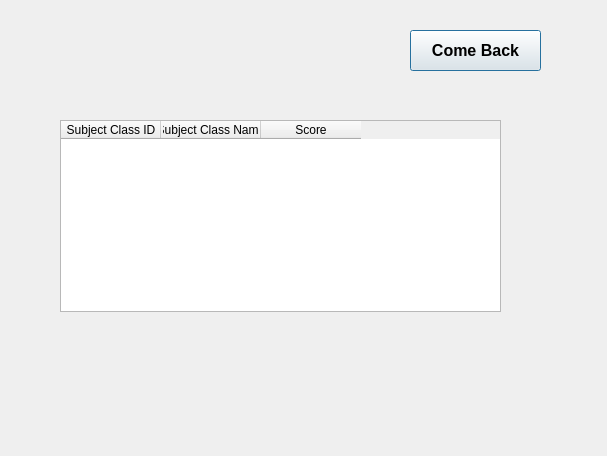
<?xml version="1.0" encoding="UTF-8"?>
<ui version="4.0">
 <class>Dialog</class>
 <widget class="QDialog" name="Dialog">
  <property name="geometry">
   <rect>
    <x>0</x>
    <y>0</y>
    <width>607</width>
    <height>456</height>
   </rect>
  </property>
  <property name="windowTitle">
   <string>Dialog</string>
  </property>
  <widget class="QPushButton" name="comeBackBtn">
   <property name="geometry">
    <rect>
     <x>410</x>
     <y>30</y>
     <width>131</width>
     <height>41</height>
    </rect>
   </property>
   <property name="font">
    <font>
     <pointsize>12</pointsize>
     <weight>75</weight>
     <bold>true</bold>
    </font>
   </property>
   <property name="text">
    <string>Come Back</string>
   </property>
  </widget>
  <widget class="QTableWidget" name="scoresTable">
   <property name="geometry">
    <rect>
     <x>60</x>
     <y>120</y>
     <width>441</width>
     <height>192</height>
    </rect>
   </property>
   <column>
    <property name="text">
     <string>Subject Class ID</string>
    </property>
   </column>
   <column>
    <property name="text">
     <string>Subject Class Name</string>
    </property>
   </column>
   <column>
    <property name="text">
     <string>Score</string>
    </property>
   </column>
  </widget>
 </widget>
 <resources/>
 <connections/>
</ui>
